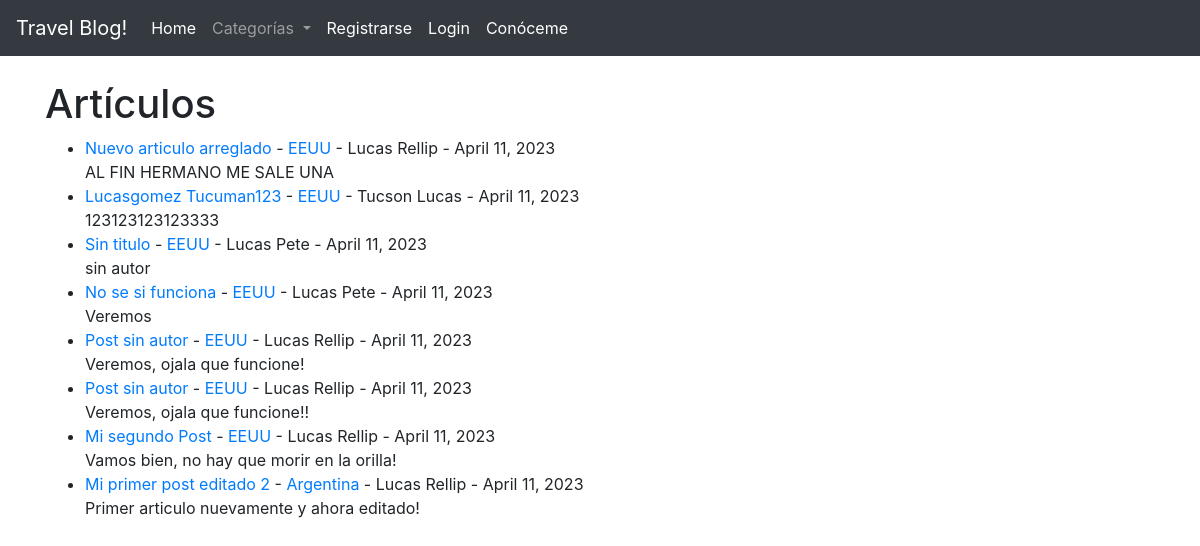
Before: / with the older database file.
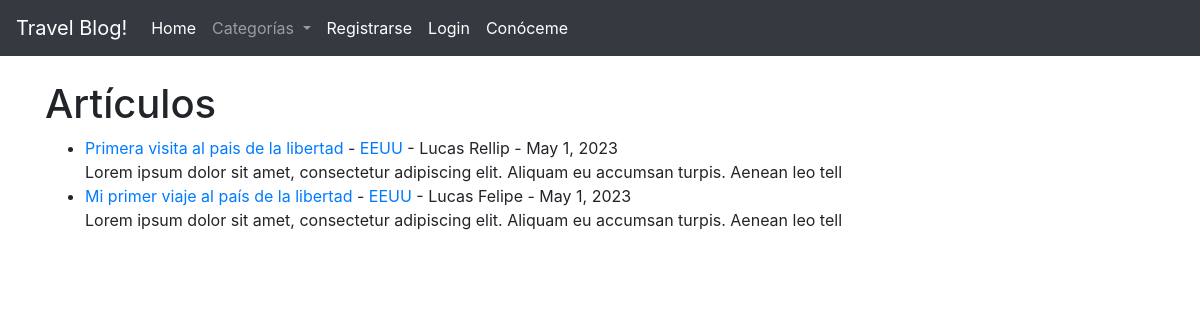
After: the same page with the newer database file.
### TravelBlog/models.py (models this page shows, shortened)
class Post(models.Model):
    titulo = models.CharField(max_length= 50)
    autor = models.ForeignKey(User, on_delete=models.CASCADE)
    cuerpo = models.TextField()
    fechapost = models.DateField(auto_now_add=True)
    categorias = models.CharField(max_length= 50, default='Otros')
    imagen = models.ImageField(null=True, blank=True, upload_to = "imagenes/")

### TravelBlog/views.py (the view)
# urls.py: path('', VistaHome.as_view(), name = "home"),
class VistaHome(ListView):
    model = Post
    template_name = 'home.html'
    ordering = ['-id']
    def get_context_data(self, *args, **kwargs):
        categ_menu = Categoria.objects.all()
        context = super(VistaHome, self).get_context_data(*args, *kwargs)
        context["categ_menu"] = categ_menu
        return context

### TravelBlog/models.py (called while the page is built)
    def __str__(self):
        return self.nombre

### TravelBlog/templates/home.html (shortened to what this page needs)
{% extends 'base.html' %}
{% block contenido_cambia %}
<h1>Artículos</h1>
<ul>
{% for post in object_list %}
    <li><a href="{% url 'articulodetalle' post.pk %}"> {{ post.titulo }} <a/> - <a href="{% url 'categorias' post.categorias %}">{{ post.categorias }}<a/>
        - {{ post.autor.first_name }}
         {{ post.autor.last_name }}
        - {{ post.fechapost }}
        <br/>
    {{ post.cuerpo | slice:"100" | safe }}</li>
{% endfor %}
</ul>
{% for post in object_list %}
    {{ item }} <br/>
{% endfor %}
{% endblock %}

### TravelBlog/templates/base.html (shortened to what this page needs)
<!doctype html>
<html lang="en">
  <head>
    <link rel="stylesheet" href="https://cdn.jsdelivr.net/npm/bootstrap@4.4.1/dist/css/bootstrap.min.css">
  </head>
  <body>
  <nav class="navbar navbar-expand-lg navbar-dark bg-dark">
  <a class="navbar-brand" href="{% url 'home' %}">Travel Blog!</a>
  <div class="collapse navbar-collapse" id="navbarSupportedContent">
    <ul class="navbar-nav mr-auto">
      <li class="nav-item active">
        <a class="nav-link" href="{% url 'home' %}">Home <span class="sr-only">(current)</span></a>
      </li>
      {% if categ_menu %}
      <li class="nav-item dropdown">
        <a class="nav-link dropdown-toggle" href="#" id="navbarDropdown" role="button" data-toggle="dropdown" aria-haspopup="true" aria-expanded="false">
          Categorías
        </a>
      </li>
      {% endif %}
      {% if user.is_authenticated %}
      <li class="nav-item active">
        <a class="nav-link" href="{% url 'agregarpost' %}">Agregar Post</a>
      </li>
      <li class="nav-item active">
        <a class="nav-link" href="{% url 'editar' %}">Editar Perfil</a>
      </li>
      <li class="nav-item active">
        <a class="nav-link" href="{% url 'logout' %}">Logout</a>
      </li>
      {% else %}
      <li class="nav-item active">
        <a class="nav-link" href="{% url 'registrarse' %}">Registrarse</a>
      </li>
      <li class="nav-item active">
        <a class="nav-link" href="{% url 'login' %}">Login</a>
      </li>
      {% endif %}
      <li class="nav-item active">
        <a class="nav-link" href="{% url 'aboutme' %}">Conóceme <span class="sr-only">(current)</span></a>
      </li>
        </div>
</nav>
  <div class = "container">
    <br/>
    {% block contenido_cambia %}
    {% endblock %}
  </div>
  </body>
</html>

Changed rows visible on the page:
removed Post: titulo "Nuevo articulo arreglado", categorias "EEUU", autor.first_name "Lucas", autor.last_name "Rellip", fechapost "April 11, 2023", cuerpo "AL FIN HERMANO ME SALE UNA"
removed Post: titulo "Lucasgomez Tucuman123", categorias "EEUU", autor.first_name "Tucson", autor.last_name "Lucas", fechapost "April 11, 2023", cuerpo "123123123123333"
removed Post: titulo "Sin titulo", categorias "EEUU", autor.first_name "Lucas", autor.last_name "Pete", fechapost "April 11, 2023", cuerpo "sin autor"
removed Post: titulo "No se si funciona", categorias "EEUU", autor.first_name "Lucas", autor.last_name "Pete", fechapost "April 11, 2023", cuerpo "Veremos"
removed Post: titulo "Post sin autor", categorias "EEUU", autor.first_name "Lucas", autor.last_name "Rellip", fechapost "April 11, 2023", cuerpo "Veremos, ojala que funcione!"
removed Post: titulo "Post sin autor", categorias "EEUU", autor.first_name "Lucas", autor.last_name "Rellip", fechapost "April 11, 2023", cuerpo "Veremos, ojala que funcione!!"
removed Post: titulo "Mi segundo Post", categorias "EEUU", autor.first_name "Lucas", autor.last_name "Rellip", fechapost "April 11, 2023", cuerpo "Vamos bien, no hay que morir en la orilla!"
removed Post: titulo "Mi primer post editado 2", categorias "Argentina", autor.first_name "Lucas", autor.last_name "Rellip", fechapost "April 11, 2023", cuerpo "Primer articulo nuevamente y ahora editado!"
added Post: titulo "Primera visita al pais de la libertad", categorias "EEUU", autor.first_name "Lucas", autor.last_name "Rellip", fechapost "May 1, 2023", cuerpo "Lorem ipsum dolor sit amet, consectetur adipiscing elit. Aliquam eu accumsan turpis. Aenean leo tell"
added Post: titulo "Mi primer viaje al país de la libertad", categorias "EEUU", autor.first_name "Lucas", autor.last_name "Felipe", fechapost "May 1, 2023", cuerpo "Lorem ipsum dolor sit amet, consectetur adipiscing elit. Aliquam eu accumsan turpis. Aenean leo tell"
